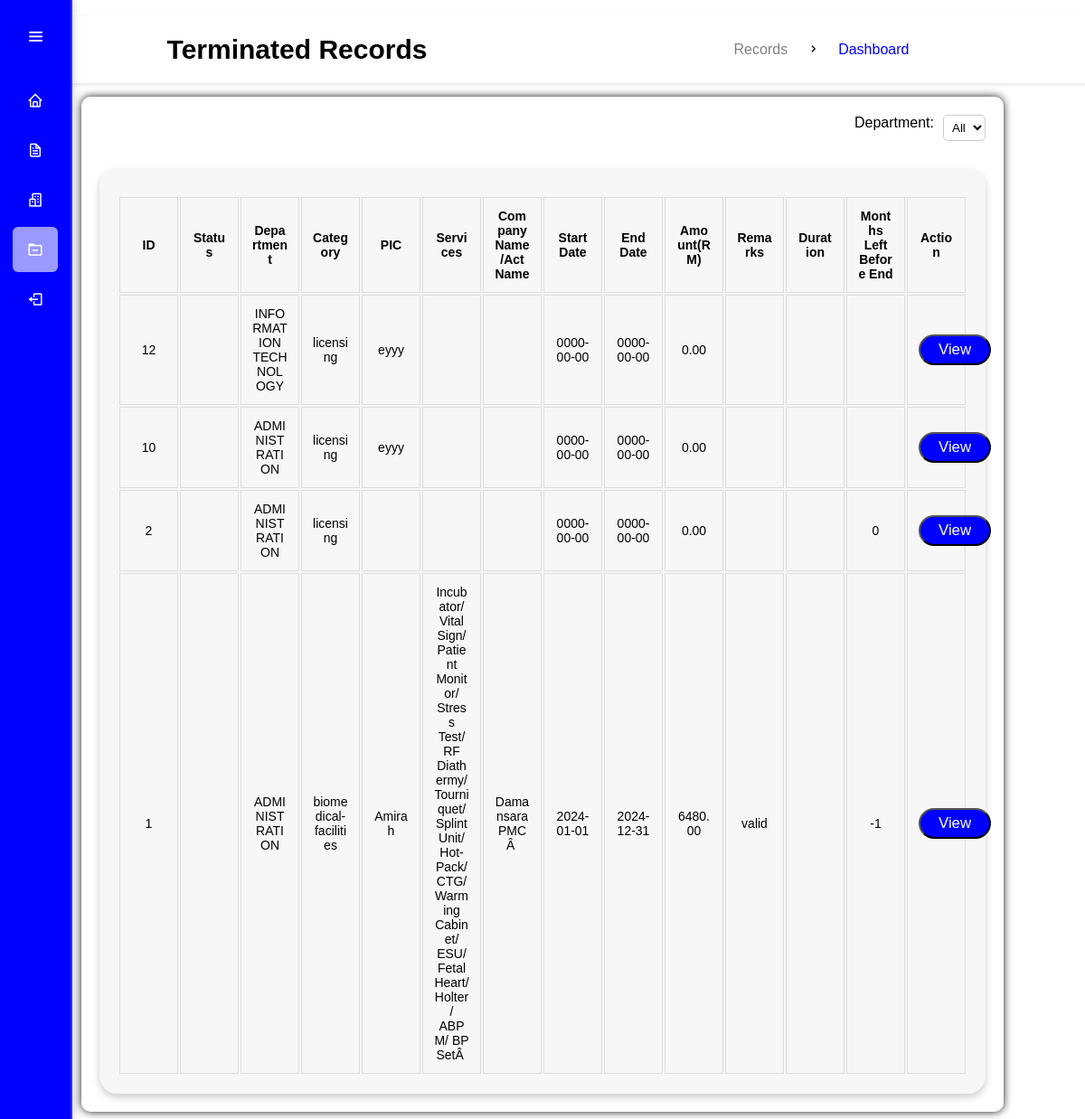
The page /terminate.php (signed in) on the database as committed earlier.
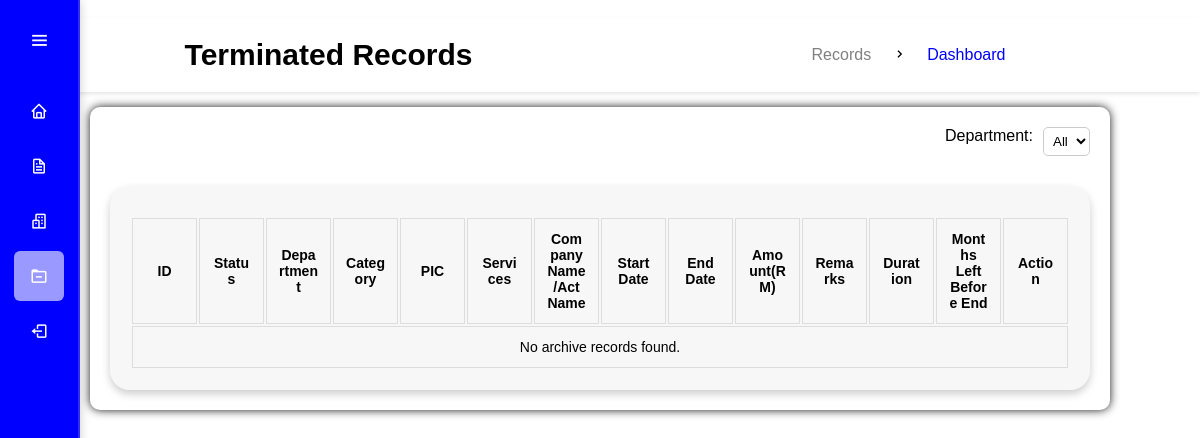
The same page on the database as committed later.
### tables this page shows
CREATE TABLE IF NOT EXISTS `terminate` (
`id` int(11) NOT NULL,
  `category` varchar(255) DEFAULT NULL,
  `pic` varchar(255) DEFAULT NULL,
  `service` varchar(255) DEFAULT NULL,
  `company` varchar(255) DEFAULT NULL,
  `start` date DEFAULT NULL,
  `endDate` date DEFAULT NULL,
  `sqft` int(11) DEFAULT NULL,
  `rent` decimal(10,2) DEFAULT NULL,
  `filename` varchar(500) DEFAULT NULL,
  `remarks` text,
  `monthsLeft` int(11) DEFAULT NULL,
  `department` varchar(255) DEFAULT NULL,
  `termination_date` timestamp NOT NULL DEFAULT CURRENT_TIMESTAMP ON UPDATE CURRENT_TIMESTAMP,
  `status` enum('active','expired') NOT NULL,
  `duration` varchar(100) NOT NULL
);

### terminate.php (the view, shortened to what this page needs)
<?php
include 'dbconn.php';
?>
<!DOCTYPE html>
<html lang="en">
<head>
    <link rel="stylesheet" href="https://cdn.datatables.net/1.13.5/css/jquery.dataTables.min.css">
    <link href='https://cdn.jsdelivr.net/npm/boxicons@latest/css/boxicons.min.css' rel='stylesheet'>
    <link rel="stylesheet" href="style.css">
</head>
<body>
    <nav class="navbar">
    <div class="navdiv">
        <h2>Terminated Records</h2>
        <ul class="breadcrumb">
            <li><a href="#">Records</a></li>
            <li><i class='bx bx-chevron-right' style="color: black;"></i></li>
            <li><a class="active" href="home.php">Dashboard</a></li>
        </ul>
    </div>
</nav>
<div class="wrapper">
    <div class="sidebar">
        <div class="logo-menu">
            <i class='bx bx-menu toggle-btn'></i>
        </div>
        <ul class="list">
            <li class="list-item">
                <a href="home.php">
                    <i class='bx bx-home'></i>
                </a>
            </li>
            <li class="list-item">
                <a href="dashboard.php">
                    <i class='bx bx-file'></i>
                </a>
            </li>
            <li class="list-item">
                <a href="department.php">
                    <i class='bx bx-buildings'></i>
                </a>
            </li>
            <li class="list-item active">
                <a href="">
                    <i class='bx bx-folder-minus'></i>
                </a>
            </li>
            <li class="list-item">
                <a href="logout.php">
                    <i class='bx bx-log-out'></i>
                </a>
            </li>
        </ul>
    </div>
    <div>
        <div class="filter-container">
            <label for="departmentFilter" style="color: black;">Department:</label>
            <select id="departmentFilter">
                <option value="">All</option>
            </select>
        </div>
        <div class="center-table">
            <table id="example" class="display">
                <thead>
                    <tr>
                        <th>ID</th>
                        <th>Status</th>
                        <th>Department</th>
                        <th>Category</th>
                        <th>PIC</th>
                        <th>Services</th>
                        <th>Company Name/Act Name</th>
                        <th>Start Date</th>
                        <th>End Date</th>
                        <th>Amount(RM)</th>
                        <th>Remarks</th>
                        <th>Duration</th>
                        <th>Months Left Before End</th>
                        <th>Action</th>
                    </tr>
                </thead>
                <tbody>
                    <?php
                    $query_terminated = "SELECT id,status, department, category, pic, service, company, start, endDate, rent, remarks, duration, monthsLeft,  filename FROM terminate ORDER BY termination_date DESC";
                    $result_terminated = mysqli_query($connection, $query_terminated);
                    if (mysqli_num_rows($result_terminated) > 0) {
                        while ($row = mysqli_fetch_assoc($result_terminated)) {
                            echo "<tr>";
                            echo "<td>" . htmlspecialchars($row["id"]) . "</td>";
                            echo "<td>" . htmlspecialchars($row["status"]) . "</td>";
                            echo "<td>" . htmlspecialchars($row["department"]) . "</td>";
                            echo "<td>" . htmlspecialchars($row["category"]) . "</td>";
                            echo "<td>" . htmlspecialchars($row["pic"]) . "</td>";
                            echo "<td>" . htmlspecialchars($row["service"]) . "</td>";
                            echo "<td>" . htmlspecialchars($row["company"]) . "</td>";
                            echo "<td>" . htmlspecialchars($row["start"]) . "</td>";
                            echo "<td>" . htmlspecialchars($row["endDate"]) . "</td>";
                            echo "<td>" . htmlspecialchars($row["rent"]) . "</td>";
                            echo "<td>" . htmlspecialchars($row["remarks"]) . "</td>";
                            echo "<td>" . htmlspecialchars($row["duration"]) . "</td>";
                            echo "<td>" . htmlspecialchars($row["monthsLeft"]) . "</td>";
                            echo "<td>
                            <form action='view3.php' method='get' style='display:inline;'>
                                <input type='hidden' name='id' value='" . htmlspecialchars($row['id']) . "'>
                                <button type='submit' class='btn'>View</button>
                            </form>
                            </td>";
                            echo "</tr>";
                        }
                    } else {
                        echo "<tr><td colspan='14'>No archive records found.</td></tr>";
                    }
                    ?>
                </tbody>
            </table>
        </div>
    </div>
    </div>
</body>
</html>

Rows that differ between the two databases and show on the page:
removed terminate: id "12", department "INFORMATION TECHNOLOGY", category "licensing", pic "eyyy", start "0000-00-00", endDate "0000-00-00", rent "0.00"
removed terminate: id "10", department "ADMINISTRATION", category "licensing", pic "eyyy", start "0000-00-00", endDate "0000-00-00", rent "0.00"
removed terminate: id "2", department "ADMINISTRATION", category "licensing", start "0000-00-00", endDate "0000-00-00", rent "0.00", monthsLeft "0"
removed terminate: id "1", department "ADMINISTRATION", category "biomedical-facilities", pic "Amirah", service "Incubator/ Vital Sign/ Patient Monitor/ Stress Test/ RF Diathermy/ Tourniquet/ Splint Unit/ Hot-Pack/ CTG/ Warming Cabinet/ ESU/ Fetal Heart/ Holter/ ABPM/ BP SetÂ", company "Damansara PMCÂ", start "2024-01-01", endDate "2024-12-31", rent "6480.00", remarks "valid", monthsLeft "-1"
Other text that changed with them:
text now shown: "No archive records found."
